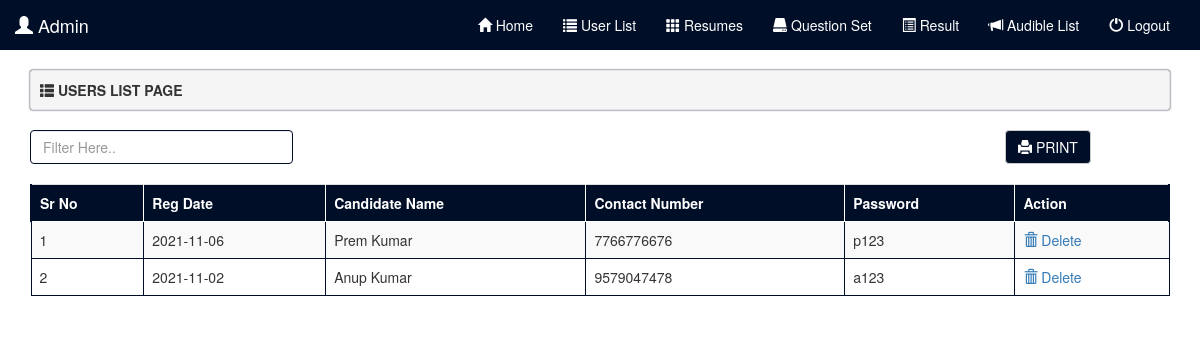
Screenshot of /admin/users.php (signed in) with the database file from the repository.
### tables this page shows
CREATE TABLE IF NOT EXISTS `tbl_users` (
  `uid` int(11) NOT NULL AUTO_INCREMENT,
  `udate` varchar(12) NOT NULL,
  `uname` varchar(50) NOT NULL,
  `contact` varchar(12) NOT NULL,
  `pass` varchar(20) NOT NULL,
  PRIMARY KEY (`uid`)
);

### admin/users.php (the view, shortened to what this page needs)
<?php
include('../connect.php');
$id = $_GET['id'];
mysqli_query($con,"DELETE FROM `tbl_users` WHERE `uid` = $id ");
?>
<!DOCTYPE html>
<html>
<head>
	<?php include('../bootcdn.php') ?>
</head>
<body>
	<?php include('header.php'); ?>
	<div class="container">
		<div class="well well-sm">
			<span class="glyphicon glyphicon-th-list"></span>
			<b>USERS LIST PAGE</b>
		</div>
              <div class="row">
                     <div class="col-sm-3">
                      <input style="border:1px solid #010E28;" class="form-control" id="myInput" type="text" placeholder="Filter Here..">
                     </div>
                     <div class="col-sm-7">
                     </div>
                     <div class="col-sm-2">
                            <a style="background-color:#010E28;color:white;" href="#" class="btn btn-default" onclick="print()">
                                   <span class="glyphicon glyphicon-print"></span>
                                   PRINT
                            </a>
                     </div>
              </div>
             <br>
               <div class="table-responsive">
                     <table class="table table-hover table-striped table-bordered">
                            <thead>
                                   <tr>
                                          <th>Sr No</th>
                                          <th>Reg Date</th>
                                          <th>Candidate Name</th>
                                          <th>Contact Number</th>
                                          <th>Password</th>
                                          <th>Action</th>
                                   </tr>
                            </thead>
                            <tbody id="myTable">
                                   <?php
                                   $ulist = mysqli_query($con,"SELECT * FROM `tbl_users` ORDER BY uid desc");
                                   $counter = 1;
                                   while($ulist_data = mysqli_fetch_assoc($ulist)){
                                   ?>
                                   <tr>
                                          <td><?php echo $counter; ?></td>
                                          <td><?php echo $ulist_data['udate'] ?></td>
                                          <td><?php echo $ulist_data['uname'] ?></td>
                                          <td><?php echo $ulist_data['contact'] ?></td>
                                          <td><?php echo $ulist_data['pass'] ?></td>
                                          <td>
                                              <a onclick="return confirm('Are you sure?')" href="users?id=<?php echo $ulist_data['uid'] ?>">
                                              <span class="glyphicon glyphicon-trash"></span>
                                              Delete
                                              </a>
                                          </td>
                                   </tr>
                            <?php $counter++;} ?>
                            </tbody>
                     </table>
               </div>
	</div>
</body>
</html>

### admin/users.php (style rules this page uses)
.well-sm, .well { box-shadow:0 0 2px #010E28; }
.table thead tr th { background-color:#010E28; color:white; }
.table thead tr { border-left:2px solid #010E28;border-right:2px solid #010E28; }
.table thead tr th { border:1px solid white; }
.table tbody tr td { border:1px solid #010E28; }

### rows the page displays
tbl_users: udate "2021-11-06", uname "Prem Kumar", contact "7766776676", pass "p123"
tbl_users: udate "2021-11-02", uname "Anup Kumar", contact "9579047478", pass "a123"

### other values shown
$_SESSION['aname'] "Admin"
